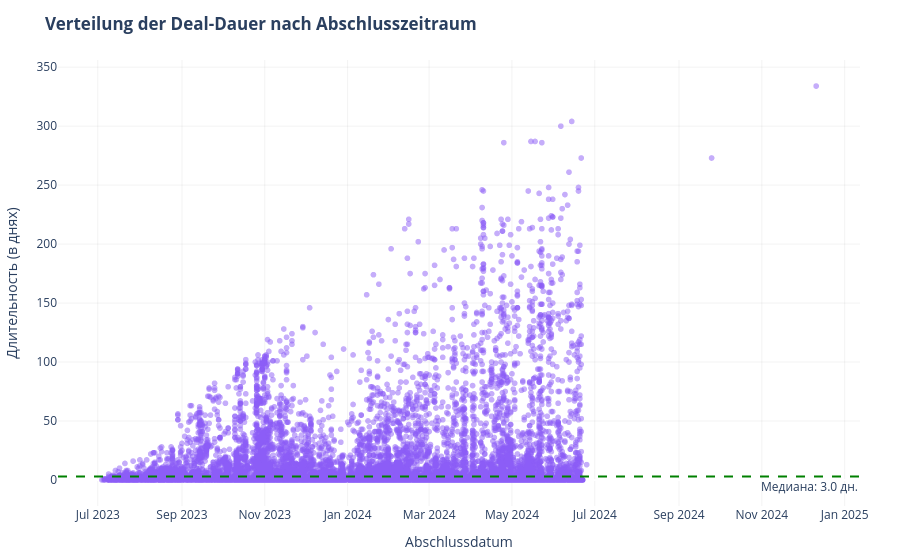

The notebook cell saved with this chart:
### Markdown cell above
2. Untersuchung der Verteilung der Abschlusszeiten und der Dauer von der Erstellung bis zum Abschluss der Deals.

### Code cell
fig_scatter = px.scatter(
    deals_cleaned, 
    x='Closing Date', 
    y='Duration',
    color_discrete_sequence=['#8B5CF6'], 
    opacity=0.5,
    title='<b>Verteilung der Deal-Dauer nach Abschlusszeitraum</b>',
    labels={'Closing Date': 'Abschlussdatum', 'Duration': 'Tage bis zum Abschluss'},
    hover_data={'Closing Date': '|%d %b %Y', 'Duration': True} 
)

# Fügen wir eine horizontale Median-Linie hinzu
median_val = deals_cleaned['Duration'].median()
fig_scatter.add_hline(y=median_val, line_dash="dash", line_color="green", 
                      annotation_text=f"Медиана: {median_val:.1f} дн.", 
                      annotation_position="bottom right")

fig_scatter.update_layout(
    plot_bgcolor='white',
    xaxis=dict(showgrid=True, gridcolor='rgba(0,0,0,0.05)'),
    yaxis=dict(showgrid=True, gridcolor='rgba(0,0,0,0.05)', title='Длительность (в днях)'),
    margin=dict(t=60, b=40, l=40, r=40)
)

fig_scatter.show()


print(f"Durchschnittliche Deal-Dauer: {deals_cleaned['Duration'].mean():.1f} дн.")
print(f"Mediane Deal-Dauer: {deals_cleaned['Duration'].median():.1f} дн.")

### Figure 1 — Plotly figure (JSON) as saved in the notebook; plotly's stock layout.template omitted (floating-point values rounded to 4 significant figures; data arrays with more than 128 entries replaced by an {"elided": "..."} marker saying what was removed)
{"data": [{"hovertemplate": "Abschlussdatum=%{x|%d %b %Y}<br>Tage bis zum Abschluss=%{y}<extra></extra>", "legendgroup": "", "marker": {"color": "#8B5CF6", "opacity": 0.5, "symbol": "circle"}, "mode": "markers", "name": "", "showlegend": false, "type": "scattergl", "x": {"elided": "14599 str values"}, "xaxis": "x", "y": {"elided": "14599 float values"}, "yaxis": "y"}], "layout": {"annotations": [{"showarrow": false, "text": "Медиана: 3.0 дн.", "x": 1, "xanchor": "right", "xref": "x domain", "y": 3, "yanchor": "top", "yref": "y"}], "legend": {"tracegroupgap": 0}, "margin": {"b": 40, "l": 40, "r": 40, "t": 60}, "plot_bgcolor": "white", "shapes": [{"line": {"color": "green", "dash": "dash"}, "type": "line", "x0": 0, "x1": 1, "xref": "x domain", "y0": 3, "y1": 3, "yref": "y"}], "title": {"text": "<b>Verteilung der Deal-Dauer nach Abschlusszeitraum</b>"}, "xaxis": {"anchor": "y", "domain": [0, 1], "gridcolor": "rgba(0,0,0,0.05)", "showgrid": true, "title": {"text": "Abschlussdatum"}}, "yaxis": {"anchor": "x", "domain": [0, 1], "gridcolor": "rgba(0,0,0,0.05)", "showgrid": true, "title": {"text": "Длительность (в днях)"}}}}
